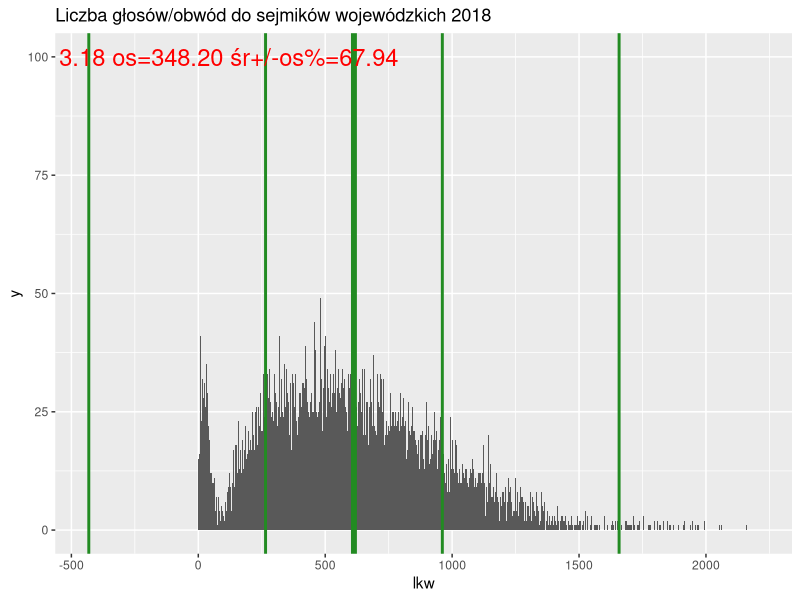

Generate this figure with R:
library("ggplot2");
library("dplyr")

d <- read.csv("ws2018_k_CC.csv", sep = ';',  header=T, na.string="NA");

fivenum(d$lkw)
m <- mean(d$lkw)

s <- sd(d$lkw)
allN <- nrow(d)
dSS <- d %>% filter(lkw > m - s & lkw < m +s )  %>% as.data.frame
allS <- nrow(dSS)
p <- allS/allN * 100

## rozkład
ggplot(d, aes(x = lkw)) + geom_histogram(binwidth = 1) +
  geom_vline(xintercept = m, colour="forestgreen", size=2) +
  geom_vline(xintercept = m - 3 * s, colour="forestgreen", size=1) +
  geom_vline(xintercept = m + 3 * s, colour="forestgreen", size=1) +
  geom_vline(xintercept = m - 1 * s, colour="forestgreen", size=1) +
  geom_vline(xintercept = m + 1 * s, colour="forestgreen", size=1) +
  ggtitle("Liczba głosów/obwód do sejmików wojewódzkich 2018") +
  annotate("text", x=2, y=100, label=sprintf("śr=%.2f os=%.2f śr+/-os%%=%.2f", m, s, p), size=6, color="red")


